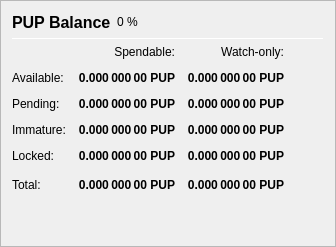
                   <widget class="QFrame" name="frame_Balances">
                    <property name="frameShape">
                     <enum>QFrame::StyledPanel</enum>
                    </property>
                    <property name="frameShadow">
                     <enum>QFrame::Raised</enum>
                    </property>
                    <layout class="QVBoxLayout" name="verticalLayout_4">
                     <item>
                      <layout class="QHBoxLayout" name="horizontalLayout_4">
                       <item>
                        <widget class="QLabel" name="label_5">
                         <property name="minimumSize">
                          <size>
                           <width>0</width>
                           <height>20</height>
                          </size>
                         </property>
                         <property name="font">
                          <font>
                           <pointsize>12</pointsize>
                           <weight>75</weight>
                           <bold>true</bold>
                          </font>
                         </property>
                         <property name="text">
                          <string>PUP Balance</string>
                         </property>
                        </widget>
                       </item>
                       <item>
                        <widget class="QLabel" name="labelPUPPercent">
                         <property name="text">
                          <string notr="true">0 %</string>
                         </property>
                        </widget>
                       </item>
                       <item>
                        <spacer name="horizontalSpacer_3">
                         <property name="orientation">
                          <enum>Qt::Horizontal</enum>
                         </property>
                         <property name="sizeHint" stdset="0">
                          <size>
                           <width>40</width>
                           <height>20</height>
                          </size>
                         </property>
                        </spacer>
                       </item>
                      </layout>
                     </item>
                     <item>
                      <widget class="Line" name="line_Balance">
                       <property name="minimumSize">
                        <size>
                         <width>0</width>
                         <height>1</height>
                        </size>
                       </property>
                       <property name="maximumSize">
                        <size>
                         <width>16777215</width>
                         <height>1</height>
                        </size>
                       </property>
                       <property name="orientation">
                        <enum>Qt::Horizontal</enum>
                       </property>
                      </widget>
                     </item>
                     <item>
                      <layout class="QGridLayout" name="gridLayout">
                       <property name="spacing">
                        <number>12</number>
                       </property>
                       <item row="0" column="1">
                        <widget class="QLabel" name="labelSpendable">
                         <property name="text">
                          <string>Spendable:</string>
                         </property>
                         <property name="alignment">
                          <set>Qt::AlignRight|Qt::AlignTrailing|Qt::AlignVCenter</set>
                         </property>
                        </widget>
                       </item>
                       <item row="0" column="2">
                        <widget class="QLabel" name="labelWatchonly">
                         <property name="text">
                          <string>Watch-only:</string>
                         </property>
                         <property name="alignment">
                          <set>Qt::AlignRight|Qt::AlignTrailing|Qt::AlignVCenter</set>
                         </property>
                        </widget>
                       </item>
                       <item row="1" column="0">
                        <widget class="QLabel" name="labelBalanceText">
                         <property name="text">
                          <string>Available:</string>
                         </property>
                        </widget>
                       </item>
                       <item row="1" column="1">
                        <widget class="QLabel" name="labelBalance">
                         <property name="font">
                          <font>
                           <weight>75</weight>
                           <bold>true</bold>
                          </font>
                         </property>
                         <property name="cursor">
                          <cursorShape>IBeamCursor</cursorShape>
                         </property>
                         <property name="toolTip">
                          <string>Your current spendable balance</string>
                         </property>
                         <property name="text">
                          <string notr="true">0.000 000 00 PUP</string>
                         </property>
                         <property name="alignment">
                          <set>Qt::AlignRight|Qt::AlignTrailing|Qt::AlignVCenter</set>
                         </property>
                         <property name="textInteractionFlags">
                          <set>Qt::LinksAccessibleByMouse|Qt::TextSelectableByKeyboard|Qt::TextSelectableByMouse</set>
                         </property>
                        </widget>
                       </item>
                       <item row="1" column="2">
                        <widget class="QLabel" name="labelWatchAvailable">
                         <property name="font">
                          <font>
                           <weight>75</weight>
                           <bold>true</bold>
                          </font>
                         </property>
                         <property name="cursor">
                          <cursorShape>IBeamCursor</cursorShape>
                         </property>
                         <property name="toolTip">
                          <string>Your current balance in watch-only addresses</string>
                         </property>
                         <property name="text">
                          <string notr="true">0.000 000 00 PUP</string>
                         </property>
                         <property name="alignment">
                          <set>Qt::AlignRight|Qt::AlignTrailing|Qt::AlignVCenter</set>
                         </property>
                         <property name="textInteractionFlags">
                          <set>Qt::LinksAccessibleByMouse|Qt::TextSelectableByKeyboard|Qt::TextSelectableByMouse</set>
                         </property>
                        </widget>
                       </item>
                       <item row="2" column="0">
                        <widget class="QLabel" name="labelPendingText">
                         <property name="text">
                          <string>Pending:</string>
                         </property>
                        </widget>
                       </item>
                       <item row="2" column="1">
                        <widget class="QLabel" name="labelUnconfirmed">
                         <property name="font">
                          <font>
                           <weight>75</weight>
                           <bold>true</bold>
                          </font>
                         </property>
                         <property name="cursor">
                          <cursorShape>IBeamCursor</cursorShape>
                         </property>
                         <property name="toolTip">
                          <string>Total of transactions that have yet to be confirmed, and do not yet count toward the spendable balance</string>
                         </property>
                         <property name="text">
                          <string notr="true">0.000 000 00 PUP</string>
                         </property>
                         <property name="alignment">
                          <set>Qt::AlignRight|Qt::AlignTrailing|Qt::AlignVCenter</set>
                         </property>
                         <property name="textInteractionFlags">
                          <set>Qt::LinksAccessibleByMouse|Qt::TextSelectableByKeyboard|Qt::TextSelectableByMouse</set>
                         </property>
                        </widget>
                       </item>
                       <item row="2" column="2">
                        <widget class="QLabel" name="labelWatchPending">
                         <property name="font">
                          <font>
                           <weight>75</weight>
                           <bold>true</bold>
                          </font>
                         </property>
                         <property name="cursor">
                          <cursorShape>IBeamCursor</cursorShape>
                         </property>
                         <property name="toolTip">
                          <string>Unconfirmed transactions to watch-only addresses</string>
                         </property>
                         <property name="text">
                          <string notr="true">0.000 000 00 PUP</string>
                         </property>
                         <property name="alignment">
                          <set>Qt::AlignRight|Qt::AlignTrailing|Qt::AlignVCenter</set>
                         </property>
                         <property name="textInteractionFlags">
                          <set>Qt::LinksAccessibleByMouse|Qt::TextSelectableByKeyboard|Qt::TextSelectableByMouse</set>
                         </property>
                        </widget>
                       </item>
                       <item row="3" column="0">
                        <widget class="QLabel" name="labelImmatureText">
                         <property name="text">
                          <string>Immature:</string>
                         </property>
                        </widget>
                       </item>
                       <item row="3" column="1">
                        <widget class="QLabel" name="labelImmature">
                         <property name="font">
                          <font>
                           <weight>75</weight>
                           <bold>true</bold>
                          </font>
                         </property>
                         <property name="cursor">
                          <cursorShape>IBeamCursor</cursorShape>
                         </property>
                         <property name="toolTip">
                          <string>Staked or masternode rewards that has not yet matured</string>
                         </property>
                         <property name="text">
                          <string notr="true">0.000 000 00 PUP</string>
                         </property>
                         <property name="alignment">
                          <set>Qt::AlignRight|Qt::AlignTrailing|Qt::AlignVCenter</set>
                         </property>
                         <property name="textInteractionFlags">
                          <set>Qt::LinksAccessibleByMouse|Qt::TextSelectableByKeyboard|Qt::TextSelectableByMouse</set>
                         </property>
                        </widget>
                       </item>
                       <item row="3" column="2">
                        <widget class="QLabel" name="labelWatchImmature">
                         <property name="font">
                          <font>
                           <weight>75</weight>
                           <bold>true</bold>
                          </font>
                         </property>
                         <property name="cursor">
                          <cursorShape>IBeamCursor</cursorShape>
                         </property>
                         <property name="toolTip">
                          <string>Staked or masternode rewards in watch-only addresses that has not yet matured</string>
                         </property>
                         <property name="text">
                          <string notr="true">0.000 000 00 PUP</string>
                         </property>
                         <property name="alignment">
                          <set>Qt::AlignRight|Qt::AlignTrailing|Qt::AlignVCenter</set>
                         </property>
                         <property name="textInteractionFlags">
                          <set>Qt::LinksAccessibleByMouse|Qt::TextSelectableByKeyboard|Qt::TextSelectableByMouse</set>
                         </property>
                        </widget>
                       </item>
                       <item row="4" column="0">
                        <widget class="QLabel" name="labelLockedBalanceText">
                         <property name="toolTip">
                          <string>Locked PUP or Masternode collaterals. These are excluded from zPUP minting.</string>
                         </property>
                         <property name="text">
                          <string>Locked:</string>
                         </property>
                        </widget>
                       </item>
                       <item row="4" column="1">
                        <widget class="QLabel" name="labelLockedBalance">
                         <property name="font">
                          <font>
                           <weight>75</weight>
                           <bold>true</bold>
                          </font>
                         </property>
                         <property name="cursor">
                          <cursorShape>IBeamCursor</cursorShape>
                         </property>
                         <property name="toolTip">
                          <string>Locked PUP or Masternode collaterals. These are excluded from zPUP minting.</string>
                         </property>
                         <property name="text">
                          <string notr="true">0.000 000 00 PUP</string>
                         </property>
                         <property name="alignment">
                          <set>Qt::AlignRight|Qt::AlignTrailing|Qt::AlignVCenter</set>
                         </property>
                         <property name="textInteractionFlags">
                          <set>Qt::LinksAccessibleByMouse|Qt::TextSelectableByKeyboard|Qt::TextSelectableByMouse</set>
                         </property>
                        </widget>
                       </item>
                       <item row="4" column="2">
                        <widget class="QLabel" name="labelWatchLocked">
                         <property name="font">
                          <font>
                           <weight>75</weight>
                           <bold>true</bold>
                          </font>
                         </property>
                         <property name="cursor">
                          <cursorShape>IBeamCursor</cursorShape>
                         </property>
                         <property name="toolTip">
                          <string>Current locked balance in watch-only addresses</string>
                         </property>
                         <property name="text">
                          <string notr="true">0.000 000 00 PUP</string>
                         </property>
                         <property name="alignment">
                          <set>Qt::AlignRight|Qt::AlignTrailing|Qt::AlignVCenter</set>
                         </property>
                         <property name="textInteractionFlags">
                          <set>Qt::LinksAccessibleByMouse|Qt::TextSelectableByKeyboard|Qt::TextSelectableByMouse</set>
                         </property>
                        </widget>
                       </item>
                       <item row="5" column="0">
                        <widget class="QLabel" name="labelTotalText">
                         <property name="toolTip">
                          <string>Your current Puppycoin balance, unconfirmed and immature transactions included</string>
                         </property>
                         <property name="text">
                          <string>Total:</string>
                         </property>
                        </widget>
                       </item>
                       <item row="5" column="1">
                        <widget class="QLabel" name="labelTotal">
                         <property name="font">
                          <font>
                           <weight>75</weight>
                           <bold>true</bold>
                          </font>
                         </property>
                         <property name="cursor">
                          <cursorShape>IBeamCursor</cursorShape>
                         </property>
                         <property name="toolTip">
                          <string>Your current Puppycoin balance, unconfirmed and immature transactions included</string>
                         </property>
                         <property name="text">
                          <string notr="true">0.000 000 00 PUP</string>
                         </property>
                         <property name="alignment">
                          <set>Qt::AlignRight|Qt::AlignTrailing|Qt::AlignVCenter</set>
                         </property>
                         <property name="textInteractionFlags">
                          <set>Qt::LinksAccessibleByMouse|Qt::TextSelectableByKeyboard|Qt::TextSelectableByMouse</set>
                         </property>
                        </widget>
                       </item>
                       <item row="5" column="2">
                        <widget class="QLabel" name="labelWatchTotal">
                         <property name="font">
                          <font>
                           <weight>75</weight>
                           <bold>true</bold>
                          </font>
                         </property>
                         <property name="cursor">
                          <cursorShape>IBeamCursor</cursorShape>
                         </property>
                         <property name="toolTip">
                          <string>Current total balance in watch-only addresses</string>
                         </property>
                         <property name="text">
                          <string notr="true">0.000 000 00 PUP</string>
                         </property>
                         <property name="alignment">
                          <set>Qt::AlignRight|Qt::AlignTrailing|Qt::AlignVCenter</set>
                         </property>
                         <property name="textInteractionFlags">
                          <set>Qt::LinksAccessibleByMouse|Qt::TextSelectableByKeyboard|Qt::TextSelectableByMouse</set>
                         </property>
                        </widget>
                       </item>
                       <item row="5" column="3">
                        <spacer name="horizontalSpacer_9">
                         <property name="orientation">
                          <enum>Qt::Horizontal</enum>
                         </property>
                         <property name="sizeHint" stdset="0">
                          <size>
                           <width>40</width>
                           <height>20</height>
                          </size>
                         </property>
                        </spacer>
                       </item>
                      </layout>
                     </item>
                     <item>
                      <spacer name="verticalSpacer_3">
                       <property name="orientation">
                        <enum>Qt::Vertical</enum>
                       </property>
                       <property name="sizeHint" stdset="0">
                        <size>
                         <width>20</width>
                         <height>40</height>
                        </size>
                       </property>
                      </spacer>
                     </item>
                    </layout>
                   </widget>
